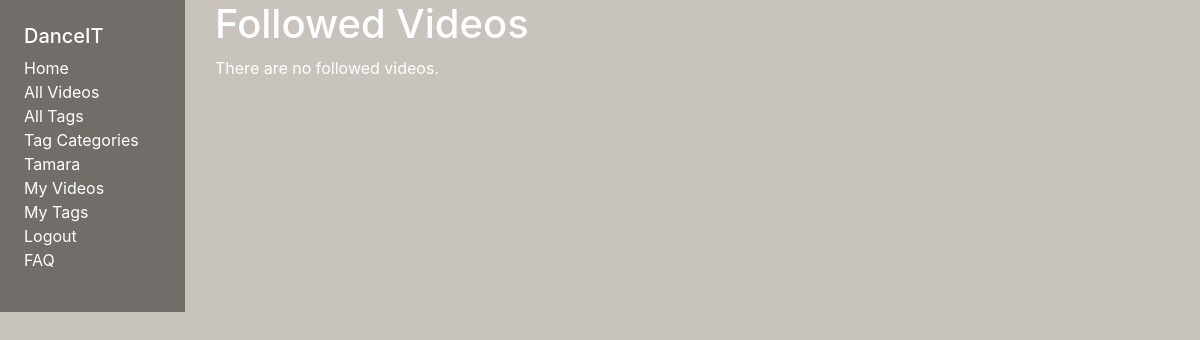
/main/myvideos/ (signed in), run on an earlier commit of the app's database.
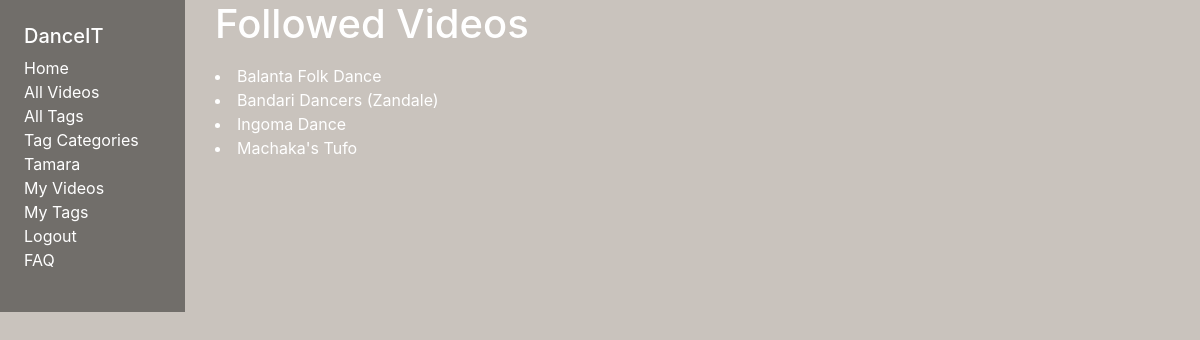
And on a later commit of the database.
### main/models.py (models this page shows, shortened)
class Video(models.Model):
  name = models.CharField(max_length=100)
  url = models.URLField()
  """Local time used because users will be all over the world"""
  tags = models.ManyToManyField("Tag", blank=True)
  user = models.ForeignKey(
      User, on_delete=models.SET_NULL, null=True, blank=True)
  class Meta:
      ordering = ['name']

### main/views.py (the view)
# urls.py: path('myvideos/', views.UserVideosListView.as_view(), name='my-videos'),
class UserVideosListView(LoginRequiredMixin, generic.ListView): # View class to display users VideoList, extended from ListView
  model = Video
  template_name = 'main/videos_by_user.html' #Set the template to show to the user as view.
  paginate_by = 20
  def get_queryset(self): #Only display videos that the user has actually saved.
      return Video.objects.filter(user=self.request.user)

### main/templates/main/videos_by_user.html
{% extends "base_generic.html" %}
{% block content %}
    <h1>Followed Videos</h1>
    {% if video_list %}
    <p>
      {% for video in video_list%}
        <li><a href="{% url 'video-detail' video.pk %}">{{video.name}}</a></li>
      {% endfor %}
    </p>
    {% else %}
      <p>There are no followed videos.</p>
    {% endif %}
{% endblock %}

What changed in the data, as far as the page shows it:
now on this page (row edited): Video: name "Balanta Folk Dance"
added Video: name "Bandari Dancers (Zandale)"
added Video: name "Ingoma Dance"
now on this page (row edited): Video: name "Machaka's Tufo"
Also different on the page:
text no longer shown: "There are no followed videos."
